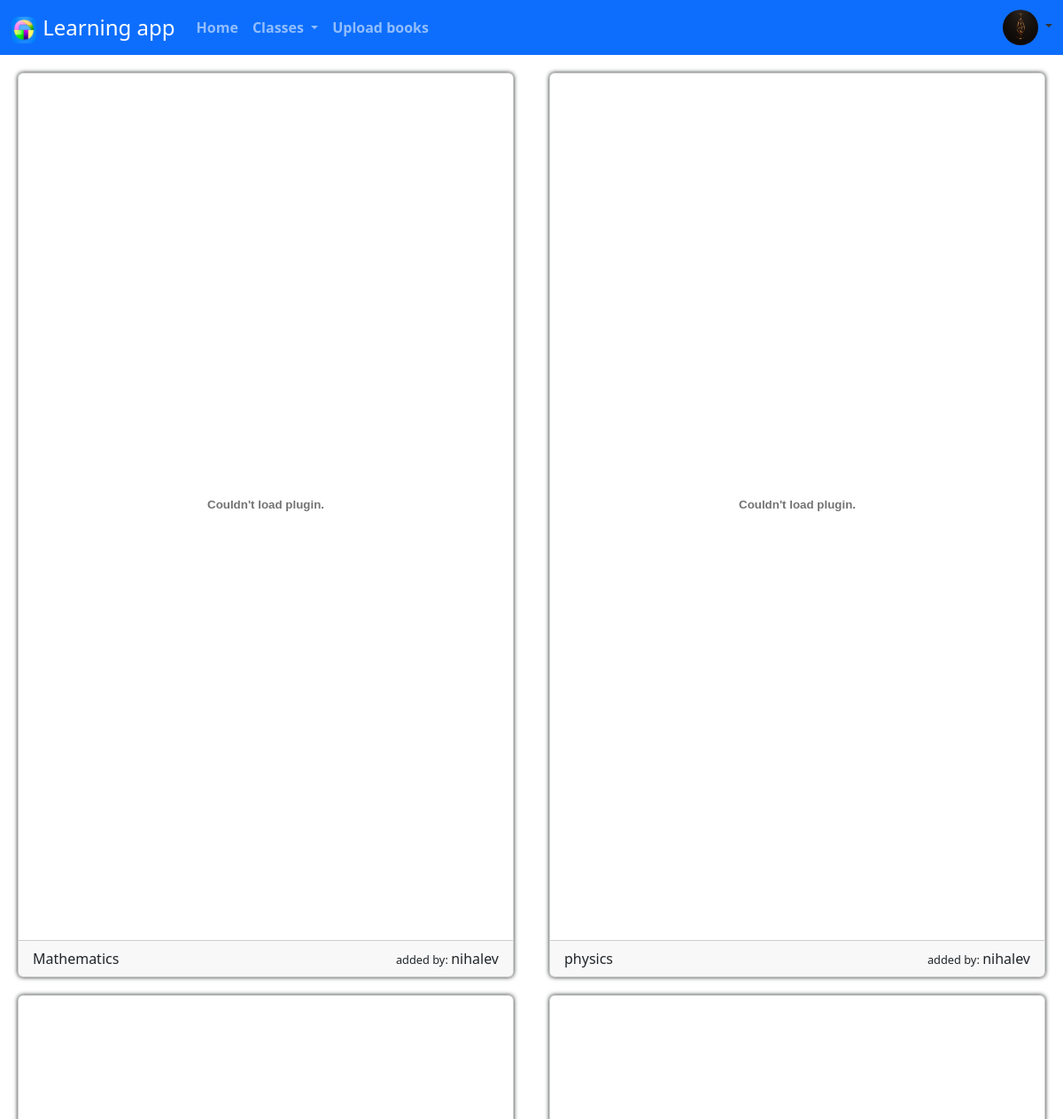
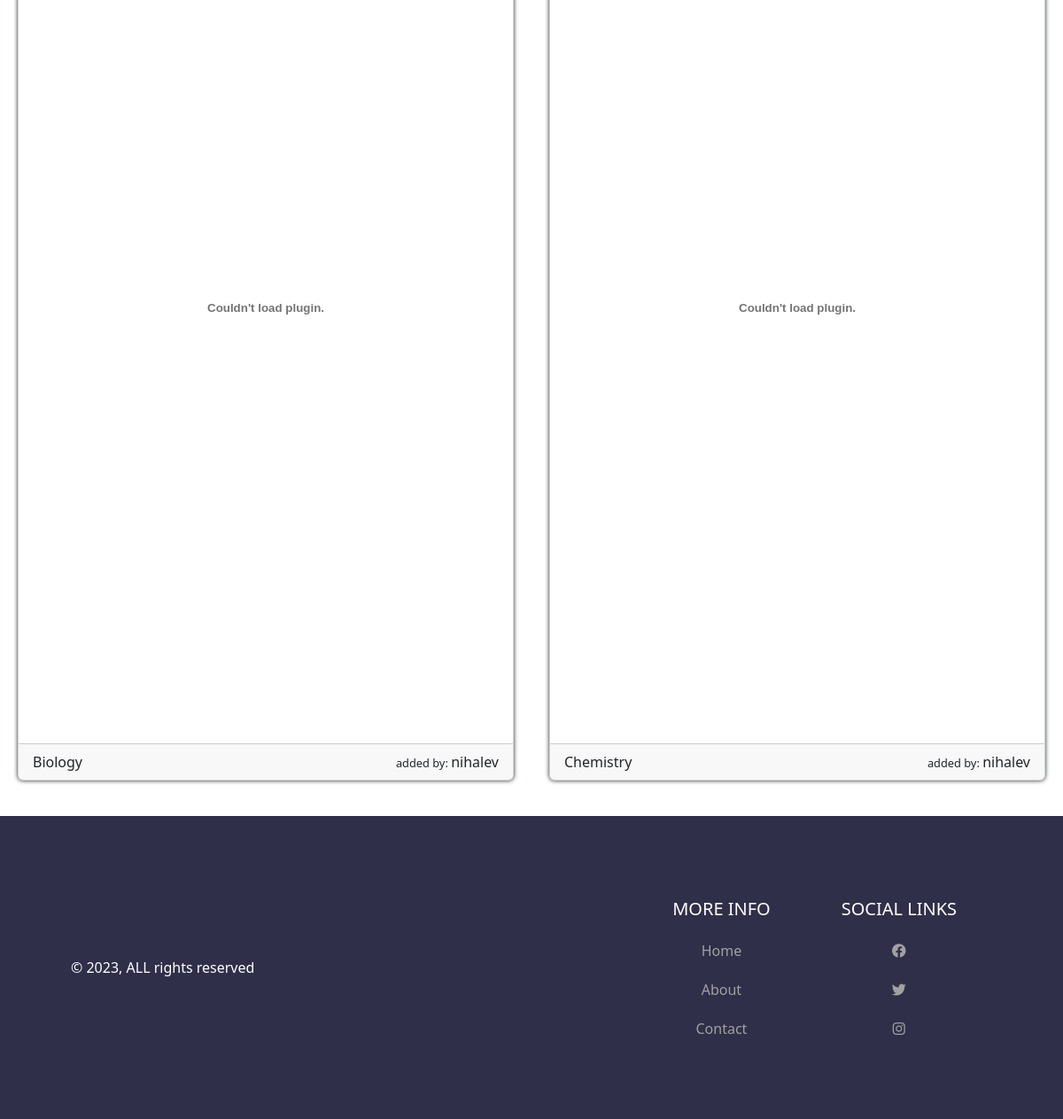
The page /class/12/ (signed in) on the database its author committed (2 pictures, top to bottom).
### myapp/models.py (models this page shows)
class PersonalDetails(models.Model):
    user = models.ForeignKey(User, on_delete=models.CASCADE)
    phone_number = models.CharField(max_length=20)
    date_of_birth = models.CharField(max_length=50)
    gender= models.CharField(max_length=10)
    city= models.CharField(max_length=50)
    image= models.FileField(upload_to='images', default='images\default.png')

class Textbooks(models.Model):
    addedby = models.ForeignKey(User, on_delete=models.CASCADE)
    classe = models.IntegerField()
    bookname = models.CharField(max_length=100)
    book = models.FileField(upload_to='pdf')

### myapp/views.py (the view)
# urls.py: path('class/<int:value>/',views.classes),
def classes(req,value):
       t=Textbooks.objects.filter(classe=value)
       p='null'
       if req.user.is_authenticated:
            p=PersonalDetails.objects.get(user_id=req.user)
       return render(req,'classes.html',{'ps':p,'t':t})

### myapp/templates/classes.html
{% extends "home.html" %}
{% load static %}
{% block con %}
 <div class="container-fluid" style="padding-bottom: 40px;">
  <div class="row">
  {% for i in t %}
  <div class="col-xl-6">
    <div class="card" style="width: 100%;">
        <div class="card-body">
          <object data="{{ i.book.url }}#toolbar=0" type="application/pdf" width="100%" height="940px"></object>
        </div>
        <div class="card-footer">
          <div class="row">
            <div class="col-7">{{ i.bookname }}</div>
            <div class="col-5 text-end"><span style="font-size: 80%">added by: </span>{{ i.addedby }}</div>
          </div>
        </div>
      </div>
  </div>
  {% endfor %}
  </div>
  </div>
 {% endblock con %}

### myapp/templates/home.html (shortened to what this page needs)
{% load static %}
<!DOCTYPE html>
<html lang="en">
<head>
    <link href="https://cdn.jsdelivr.net/npm/bootstrap@5.3.0-alpha1/dist/css/bootstrap.min.css" rel="stylesheet">
    <link rel="stylesheet" href="{% static 'css/style.css' %}">
      <link rel="stylesheet" href="https://pro.fontawesome.com/releases/v6.0.0-beta1/css/all.css" />
</head>
<body>
    <nav class="navbar navbar-expand-lg bg-primary navbar-dark">
        <div class="container-fluid">
          <a class="navbar-brand" href="" style="font-family: 'Segoe UI', Tahoma, Geneva, Verdana, sans-serif; font-size: x-large; "><img src="{% static 'icons.ico' %}" width="30" height="30">  Learning app</a>
          <div class="collapse navbar-collapse" id="navbarSupportedContent">
            <ul class="navbar-nav me-auto mb-2 mb-lg-0">
              <li class="nav-item">
                <a class="nav-link {% if request.path == '/' %}active{% endif %}" href="/">Home</a>
              </li>
              <li class="nav-item dropdown">
                <a class="nav-link {% if request.path == '/class' %}active{% endif %} dropdown-toggle" role="button" data-bs-toggle="dropdown" aria-expanded="false">
                  Classes
                </a>
              </li>
              <li class="nav-item">
                <a class="nav-link {% if request.path == '/addbook' %}active{% endif %}" href="/addbook">Upload books</a>
              </li>
            </ul>
            {% if user.is_authenticated %}
            <div class="dropdown">
              <i class=" dropdown-toggle" data-bs-toggle="dropdown" aria-expanded="false" style="color:rgb(49, 49, 49);">
                <img id="userlogo" src="{{ ps.image.url }}">
              </i>
            </div>
            {% endif %}
          </div>
        </div>
      </nav>
      {% block con %}{% endblock con %}
 <footer class="footer">
        <div class="copy">&copy; 2023, ALL rights reserved</div>
        <div class="bottom-links">
          <div class="links">
            <span>More Info</span>
            <a href="/">Home</a>
            <a href="/#">About</a>
            <a href="https://mail.google.com/mail/u/0/?tf=cm&to=nihalev111@gmail.com">Contact</a>
          </div>
          <div class="links">
            <span>Social Links</span>
            <a href="https://www.facebook.com/nihalev.ev"><i class="fab fa-facebook"></i></a>
            <a href="https://twitter.com/MOHAMMEDNIHALEV"><i class="fab fa-twitter"></i></a>
            <a href="https://www.instagram.com/_nihal_ev_"><i class="fab fa-instagram"></i></a>
          </div>
        </div>
      </footer>
</body>
</html>

### myapp/static/css/style.css (style rules this page uses)
.col-xl-6 { padding-top: 20px; padding-left: 20px; padding-right: 20px; }
.nav-item { font-weight: bold; }
.card { box-shadow: 0 0 5px; }
#userlogo { width: 40px; height: 40px; border-radius: 50%; }
.footer { display: flex; justify-content: space-between; align-items: center; background-color: #302f49; padding: 40px 80px; }
.footer .copy { color: #fff; }
.bottom-links { display: flex; justify-content: space-around; align-items: center; padding: 40px 0; }
.bottom-links .links { display: flex; flex-direction: column; justify-content: center; align-items: center; padding: 0 40px; }
.bottom-links .links span { font-size: 20px; color: #fff; text-transform: uppercase; margin: 10px 0; }
.bottom-links .links a { text-decoration: none; color: #a1a1a1; padding: 10px 20px; }

### rows shown on the page
PersonalDetails: image (picture)
Textbooks: bookname "Mathematics", addedby "nihalev"
Textbooks: bookname "physics", addedby "nihalev"
Textbooks: bookname "Biology", addedby "nihalev"
Textbooks: bookname "Chemistry", addedby "nihalev"
